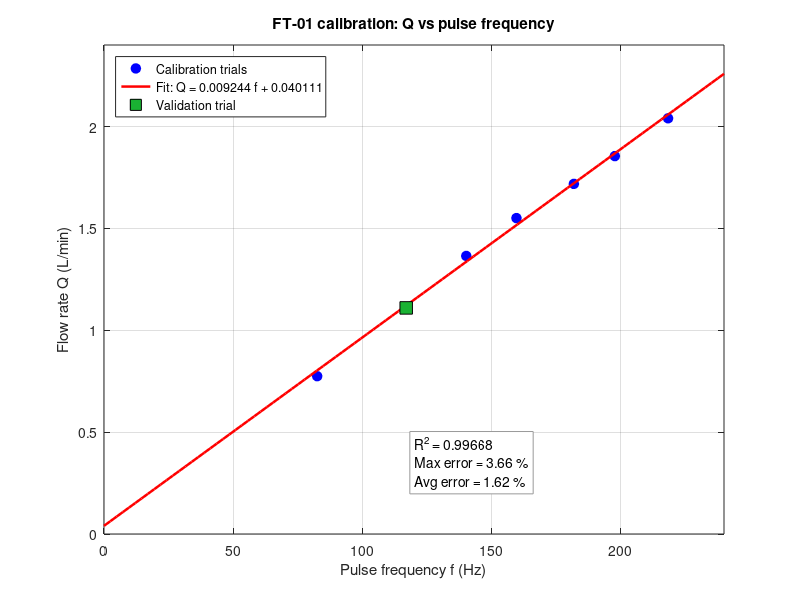
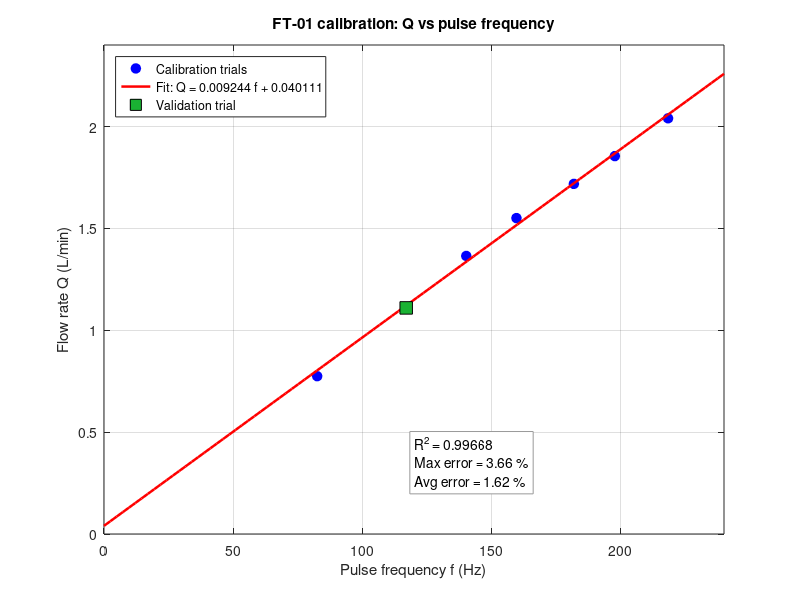
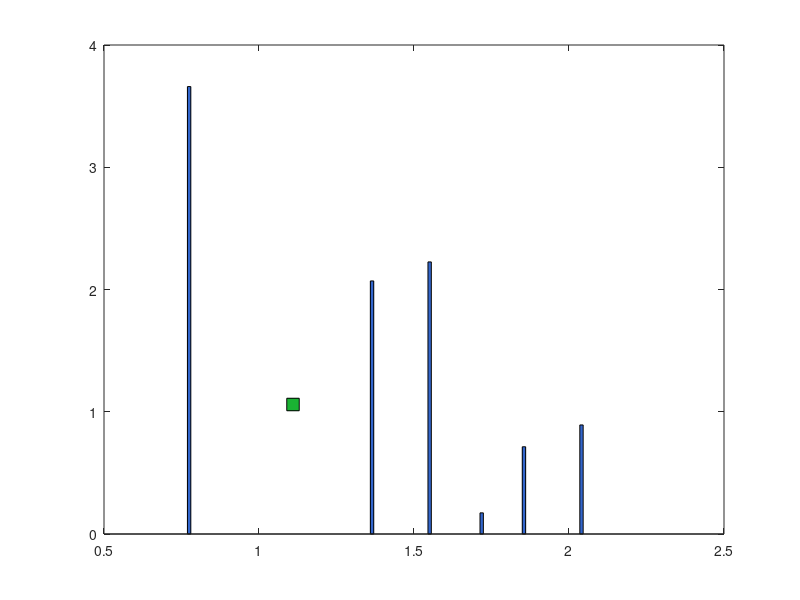

The MATLAB source for these figures, in order: (Note: this script raises an error after producing the figures.)
%% FT-01 calibration plots (Lam Research Challenge 3.0, Stage 2)
% Data: 6 fitted trials + 1 validation trial, recorded from the firmware console.
clear; clc; close all;

% Trials used for the fit
N   = [6678 5525 4316 2493 4881 6013];            % pulses
t   = [30.584 30.378 30.777 30.210 30.571 30.409];% s
V   = [1.040 0.870 0.700 0.390 0.790 0.940];      % L

% Validation trial (not used in the fit)
Nv = 3542; tv = 30.279; Vv = 0.560;

f   = N ./ t;            % Hz
Q   = V ./ t * 60;       % L/min (actual)
fv  = Nv / tv;
Qv  = Vv / tv * 60;

%% Least-squares fit  Q = a*f + b
p = polyfit(f, Q, 1);  a = p(1);  b = p(2);
Qfit = a*f + b;
R2 = 1 - sum((Q - Qfit).^2) / sum((Q - mean(Q)).^2);
err = abs(Qfit - Q) ./ Q * 100;
Qv_cal = a*fv + b;
errv = abs(Qv_cal - Qv) / Qv * 100;

fprintf('a = %.6f, b = %.6f, R^2 = %.5f\n', a, b, R2);
fprintf('Max error = %.2f %%, Avg error = %.2f %%\n', max(err), mean(err));
fprintf('Validation: Q_act = %.3f, Q_cal = %.3f, error = %.2f %%\n', Qv, Qv_cal, errv);

script_dir = fileparts(mfilename('fullpath'));
media_dir = fullfile(script_dir, '..', 'media');
if ~exist(media_dir, 'dir'), mkdir(media_dir); end

%% Figure 1: calibration curve
fx = linspace(0, 240, 100);
fig1 = figure('Color','w','Position',[100 100 760 520], 'Visible', 'off');
plot(f, Q, 'bo', 'MarkerFaceColor','b', 'MarkerSize',7); hold on;
plot(fx, a*fx + b, 'r-', 'LineWidth', 1.8);
plot(fv, Qv, 's', 'MarkerSize',9, 'MarkerFaceColor',[0.1 0.7 0.2], 'MarkerEdgeColor','k');
grid on; box on;
xlabel('Pulse frequency f (Hz)'); ylabel('Flow rate Q (L/min)');
title('FT-01 calibration: Q vs pulse frequency');
legend('Calibration trials', sprintf('Fit: Q = %.6f f + %.6f', a, b), 'Validation trial', 'Location','northwest');
text(120, 0.35, sprintf('R^2 = %.5f\nMax error = %.2f %%\nAvg error = %.2f %%', R2, max(err), mean(err)), ...
     'BackgroundColor','w', 'EdgeColor',[0.6 0.6 0.6]);
xlim([0 240]); ylim([0 2.4]);
exportgraphics(fig1, fullfile(media_dir, 'ft01_calibration_curve.png'), 'Resolution', 200);
exportgraphics(fig1, 'ft01_calibration_curve.png', 'Resolution', 200);

%% Figure 2: calibration error vs actual flow
[Qs, idx] = sort(Q);
fig2 = figure('Color','w','Position',[100 100 760 420], 'Visible', 'off');
bar(Qs, err(idx), 0.08, 'FaceColor',[0.2 0.4 0.8]); hold on;
plot(Qv, errv, 's', 'MarkerSize',9, 'MarkerFaceColor',[0.1 0.7 0.2], 'MarkerEdgeColor','k');
yline(mean(err), 'r--', sprintf('Average %.2f %%', mean(err)));
grid on; box on;
xlabel('Actual flow Q (L/min)'); ylabel('Calibration error (%)');
title('FT-01 calibration error vs flow');
legend('Calibration trials', 'Validation trial', 'Location','northeast');
exportgraphics(fig2, fullfile(media_dir, 'ft01_calibration_error.png'), 'Resolution', 200);
exportgraphics(fig2, 'ft01_calibration_error.png', 'Resolution', 200);
